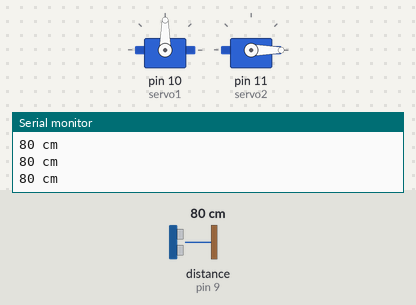
Bench run of a sketch on a simulated Arduino Uno, built with avr-gcc and run on an emulated ATmega328P. Shown: 2 × servo, the last lines printed to the serial monitor. Wiring (inferred from the names in the program): ultrasonic range finder: trigger pin 8; echo pin 9. The test bench sets the inputs (shaded band); at power-on: distance to the obstacle (sensor on pin 9) 80 cm. The echo pulse lasts 58.3 µs per cm.

Above: at 1.2 s.
1.3 s: distance to the obstacle (sensor on pin 9) set to 12 cm
2.8 s: distance to the obstacle (sensor on pin 9) set to 9 cm
At 3.7 s:
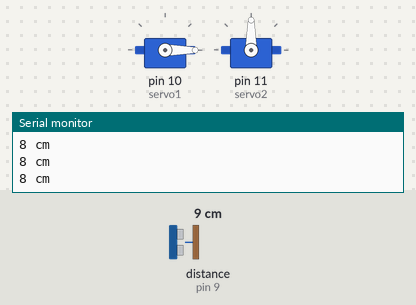
4.3 s: distance to the obstacle (sensor on pin 9) set to 120 cm
At 4.8 s:
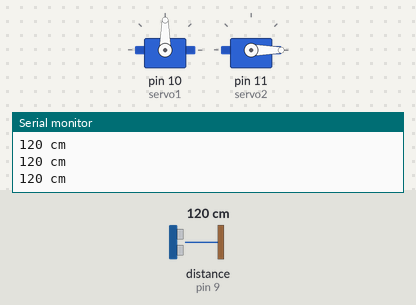
5.8 s: distance to the obstacle (sensor on pin 9) set to 2 cm
At 7.0 s:
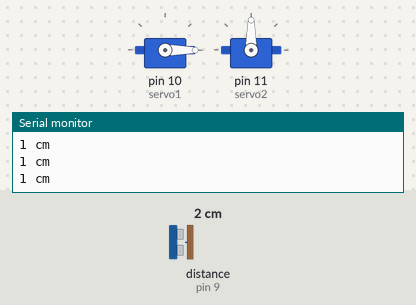
Timing chart, 0 to 8.3 s (numbered marks = the images above; inputs shaded):
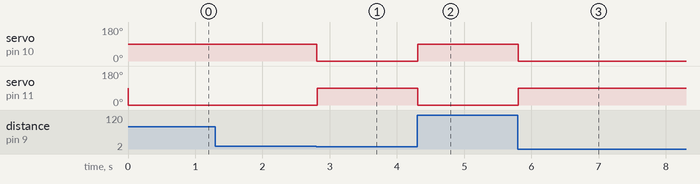

The sketch:

1.ino
```cpp
#include <Servo.h>

Servo servo1;
Servo servo2;
int trigPin = 8; // назначаем имя для Pin8
int echoPin = 9; // назначаем имя для Pin9

void setup() {
  Serial.begin (9600); // подключаем монитор порта
  pinMode(trigPin, OUTPUT); // назначаем trigPin (Pin8), как выход
  pinMode(echoPin, INPUT); // назначаем echoPin (Pin9), как вход
  servo1.attach(10);
  servo2.attach(11);
}

void loop() {
  int duration, cm; // назначаем переменную "cm" и "duration" для показаний датчика
  digitalWrite(trigPin, LOW); // изначально датчик не посылает сигнал
  delayMicroseconds(2); // ставим задержку в 2 ммикросекунд

  digitalWrite(trigPin, HIGH); // посылаем сигнал
  delayMicroseconds(10); // ставим задержку в 10 микросекунд
  digitalWrite(trigPin, LOW); // выключаем сигнал

  duration = pulseIn(echoPin, HIGH); // включаем прием сигнала

  cm = duration / 58; // вычисляем расстояние в сантиметрах

  if(cm>0 and cm<10){
    servo1.write(0);
    servo2.write(90);
  }
  else{
    servo1.write(90);
    servo2.write(0);
  }

  Serial.print(cm); // выводим расстояние в сантиметрах
  Serial.println(" cm");

}
```

Measured:
- the behaviour switches between 11 and 10 cm on distance to the obstacle (sensor on pin 9) (found by bisection; images 0 and 1)
- after the input at 2.8 s, servo on pin 10 (servo1): 90° → 0° at once; servo on pin 11 (servo2): 0° → 90° at once
- after the input at 4.3 s, servo on pin 10 (servo1): 0° → 90° at once; servo on pin 11 (servo2): 90° → 0° at once
- after the input at 5.8 s, servo on pin 10 (servo1): 90° → 0° at once; servo on pin 11 (servo2): 0° → 90° at once
